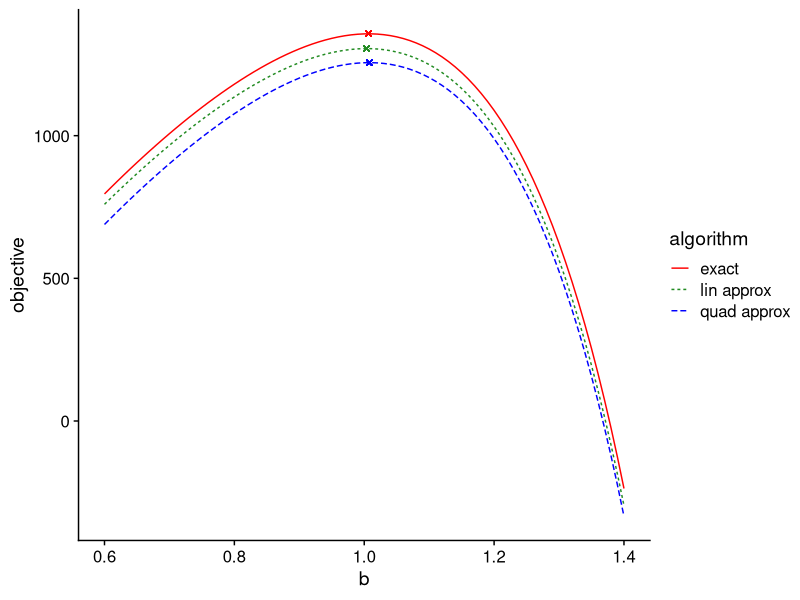
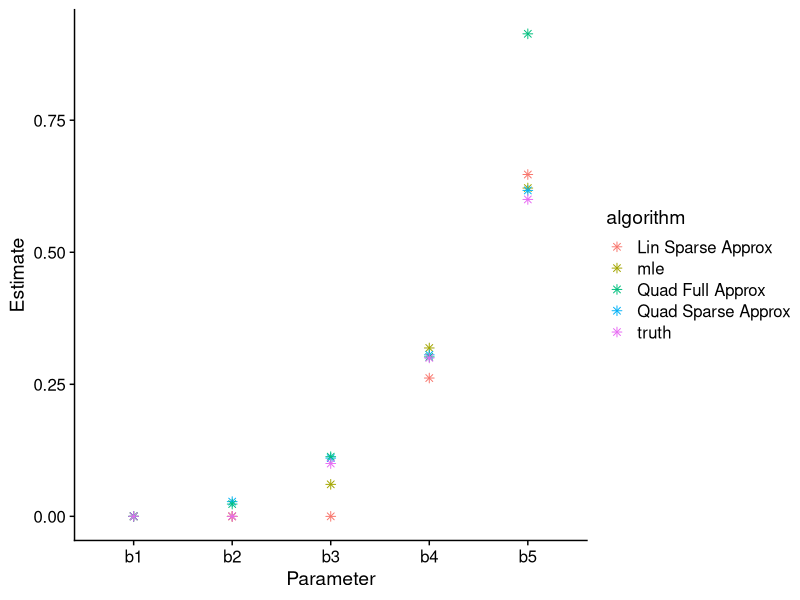

Source code (R) for these figures, in order:
## ---- chunk 1
get_sparse_term_loglik <- function(y_nz, X_nz, b) {
  
  sum(
    y_nz * log(exp(X_nz %*% b) - 1)
  )
  
}

get_exp_term_loglik_exact <- function(X, b) {
  
  -sum(exp(X %*% b))
  
}

get_exp_term_loglik_lin_approx <- function(X, b, a1) {
  
  -a1 * sum(colSums(X) * b)
  
}

get_exp_term_loglik_quad_approx <- function(X, b, a1, a2) {
  
  get_exp_term_loglik_lin_approx(X, b, a1) - a2 * (
    t(b) %*% crossprod(X) %*% b
  )
  
}
## ---- chunk 2
# exact log-likelihood for regression
get_exact_loglik <- function(b, X, y) {
  
  y_nz_idx <- which(y != 0)
  ll <- get_sparse_term_loglik(
    y[y_nz_idx], X[y_nz_idx, , drop = FALSE], b
  ) + get_exp_term_loglik_exact(X, b)
  return(ll)
  
}

# log-likelihood approximating only sparse terms with linear approximation
get_lin_sparse_approx_loglik <- function(b, X, y, a1) {
  
  y_nz_idx <- which(y != 0)
  y_z_idx <- which(y == 0)
  ll <- get_sparse_term_loglik(
    y[y_nz_idx], X[y_nz_idx, , drop = FALSE], b
  ) + get_exp_term_loglik_exact(
    X[y_nz_idx, , drop = FALSE], b
  ) + get_exp_term_loglik_lin_approx(
    X[y_z_idx, , drop = FALSE], b, a1
  )
  return(ll)
  
}

# log-likelihood approximating only sparse terms with quadratic approximation
get_quad_sparse_approx_loglik <- function(b, X, y, a1, a2) {
  
  y_nz_idx <- which(y != 0)
  y_z_idx <- which(y == 0)
  ll <- get_sparse_term_loglik(
    y[y_nz_idx], X[y_nz_idx, , drop = FALSE], b
  ) + get_exp_term_loglik_exact(
    X[y_nz_idx, , drop = FALSE], b
  ) + get_exp_term_loglik_quad_approx(
    X[y_z_idx, , drop = FALSE], b, a1, a2
  )
  return(ll)
  
}

# log-likelihood approximating ALL terms with quadratic approximation
get_quad_full_approx_loglik <- function(b, X, y, a1, a2) {
  
  y_nz_idx <- which(y != 0)
  ll <- get_sparse_term_loglik(
    y[y_nz_idx], X[y_nz_idx, , drop = FALSE], b
  ) + get_exp_term_loglik_quad_approx(
    X, b, a1, a2
  )
  return(ll)
  
}
## ---- chunk 3
set.seed(1)
n <- 300
p <- 1

x <- numeric(n)
x[1:225] <- abs(rnorm(n = 225, sd = .25))
x[226:300] <- abs(rnorm(n = 75, sd = 1.75))
b <- matrix(data = 1)
X <- matrix(data = x, ncol = 1)

lambda <- exp(X %*% b) - 1
y <- rpois(n, lambda)
## ---- chunk 4
exact_sol <- optimize(
  get_exact_loglik,
  lower = 0,
  upper = 10,
  maximum = TRUE,
  X = X,
  y = y
)$maximum

# now, need to determine the lengths of the approximation intervals
approx_poly <- pracma::polyApprox(
  exp,
  a = 0,
  b = log(5),
  n = 1
)

a0_linear <- approx_poly$p[2]
a1_linear <- approx_poly$p[1]

lin_sparse_approx_sol <- optimize(
  get_lin_sparse_approx_loglik,
  lower = 0,
  upper = 10,
  maximum = TRUE,
  X = X,
  y = y,
  a1 = a1_linear
)$maximum

approx_poly <- pracma::polyApprox(
  exp,
  a = 0,
  b = log(8),
  n = 2
)

a0_quad <- approx_poly$p[3]
a1_quad <- approx_poly$p[2]
a2_quad <- approx_poly$p[1]

quad_sparse_approx_sol <- optimize(
  get_quad_sparse_approx_loglik,
  lower = 0,
  upper = 10,
  maximum = TRUE,
  X = X,
  y = y,
  a1 = a1_quad,
  a2 = a2_quad
)$maximum

approx_poly <- pracma::polyApprox(
  exp,
  a = 1.75,
  b = log(10),
  n = 2
)

a1_quad_full <- approx_poly$p[2]
a2_quad_full <- approx_poly$p[1]

quad_full_approx_sol <- optimize(
  get_quad_full_approx_loglik,
  lower = 0,
  upper = 10,
  maximum = TRUE,
  X = X,
  y = y,
  a1 = a1_quad_full,
  a2 = a2_quad_full
)$maximum

## ---- chunk 5
b_interval <- seq(0.6, 1.4, .01)

b_exact_obj <- c()

for (b in b_interval) {
  
  b_exact_obj <- c(
    b_exact_obj, 
    get_exact_loglik(b, X, y)
  )
  
}

b_quad_obj <- c()

for (b in b_interval) {
  
  b_quad_obj <- c(
    b_quad_obj, 
    get_quad_sparse_approx_loglik(
      b, X, y, a1_quad, a2_quad
    )
  )
  
}

b_lin_obj <- c()

for (b in b_interval) {
  
  b_lin_obj <- c(
    b_lin_obj, 
    get_lin_sparse_approx_loglik(
      b, X, y, a1_linear
    )
  )
  
}

lik_df <- data.frame(
  b = rep(b_interval, 3),
  objective = c(
    b_exact_obj,
    b_quad_obj - n * a0_quad,
    b_lin_obj - n * a0_linear
  ),
  algorithm = c(
    rep("exact", length(b_interval)),
    rep("quad approx", length(b_interval)),
    rep("lin approx", length(b_interval))
  )
)

## ---- chunk 6
library(ggplot2)

ggplot(data = lik_df) +
  geom_line(aes(x = b, y = objective, color = algorithm, linetype = algorithm)) + 
  geom_point(
    aes(
      x = quad_sparse_approx_sol,
      y = get_quad_sparse_approx_loglik(
        quad_sparse_approx_sol, X, y, a1_quad, a2_quad
      ) - n * a0_quad,
    ),
    color = "blue",
    shape = 4
  ) + 
    geom_point(
    aes(
      x = lin_sparse_approx_sol,
      y = get_lin_sparse_approx_loglik(
        lin_sparse_approx_sol, X, y, a1_linear
      ) - n * a0_linear,
    ),
    color = "forestgreen",
    shape = 4
  ) + 
      geom_point(
    aes(
      x = exact_sol,
      y = get_exact_loglik(
        exact_sol, X, y
      ),
    ),
    color = "red",
    shape = 4
  ) +
  scale_color_manual(
    values = c("red", "forestgreen", "blue")
  ) + cowplot::theme_cowplot()
  

## ---- chunk 7
set.seed(1)
n <- 500
p <- 5

X <- matrix(
  data = 0, nrow = n, ncol = p
)

X[, 1] <- abs(rnorm(n, sd = .5))
X[, 2] <- abs(rnorm(n, sd = 1))
X[, 3] <- rexp(n, rate = 3)
X[, 4] <- rgamma(n, shape = 3, rate = 3)
X[1:460, 5] <- abs(rnorm(460, sd = .01))
X[461:500, 5] <- rexp(40, 1)

b <- c(0, 0, .1, .3, .6)

lambda <- exp(X %*% b) - 1
y <- rpois(n, lambda)
## ---- chunk 8
init = abs(rnorm(5))

exact_sol <- optim(
  par = init,
  fn = get_exact_loglik,
  X = X,
  y = y,
  lower = rep(0, 5),
  control = list(fnscale = -1),
  method = "L-BFGS-B"
)$par

# now, need to determine the lengths of the approximation intervals
approx_poly <- pracma::polyApprox(
  exp,
  a = 0,
  b = log(5),
  n = 1
)

a0_linear <- approx_poly$p[2]
a1_linear <- approx_poly$p[1]

lin_sparse_approx_sol <- optim(
  par = init,
  fn = get_lin_sparse_approx_loglik,
  X = X,
  y = y,
  a1 = a1_linear,
  lower = rep(0, 5),
  control = list(fnscale = -1),
  method = "L-BFGS-B"
)$par


approx_poly <- pracma::polyApprox(
  exp,
  a = 0,
  b = log(8),
  n = 2
)

a0_quad <- approx_poly$p[3]
a1_quad <- approx_poly$p[2]
a2_quad <- approx_poly$p[1]

quad_sparse_approx_sol <- optim(
  par = init,
  fn = get_quad_sparse_approx_loglik,
  X = X,
  y = y,
  a1 = a1_quad,
  a2 = a2_quad,
  lower = rep(0, 5),
  control = list(fnscale = -1),
  method = "L-BFGS-B"
)$par

approx_poly <- pracma::polyApprox(
  exp,
  a = 0,
  b = log(8),
  n = 2
)

a1_quad_full <- approx_poly$p[2]
a2_quad_full <- approx_poly$p[1]

quad_full_approx_sol <- optim(
  par = init,
  fn = get_quad_full_approx_loglik,
  X = X,
  y = y,
  a1 = a1_quad,
  a2 = a2_quad,
  lower = rep(0, 5),
  control = list(fnscale = -1),
  method = "L-BFGS-B"
)$par
## ---- chunk 9
ests_df <- data.frame(
  param = as.factor(rep(c("b1", "b2", "b3", "b4", "b5"), 5)),
  est = c(
    exact_sol,
    lin_sparse_approx_sol,
    quad_sparse_approx_sol,
    quad_full_approx_sol,
    b
  ), 
  algorithm = c(
    rep("mle", 5),
    rep("Lin Sparse Approx", 5),
    rep("Quad Sparse Approx", 5),
    rep("Quad Full Approx", 5),
    rep("truth", 5)
  )
)
## ---- chunk 10
ggplot(data = ests_df) +
  geom_point(
    aes(x = param, y = est, color = algorithm), shape = 8, size = 2
  ) +
  xlab("Parameter") +
  ylab("Estimate") +
  cowplot::theme_cowplot()
## ---- chunk 11
set.seed(1)
n <- 5000
p <- 10
X <- matrix(
  data = abs(rnorm(n * p, sd = .15)),
  nrow = n,
  ncol = p
)
b <- abs(rnorm(p, sd = 0.75))
b[c(1, 2, 3, 4, 7, 8, 10)] <- 0
lambda <- exp(X %*% b) - 1
y <- rpois(n, lambda)
init <- abs(rnorm(p, sd = 0.5))

approx_poly <- pracma::polyApprox(
  exp,
  a = 0,
  b = log(5),
  n = 1
)

a0_linear <- approx_poly$p[2]
a1_linear <- approx_poly$p[1]

lin_sparse_approx_sol <- optim(
  par = init,
  fn = get_lin_sparse_approx_loglik,
  X = X,
  y = y,
  a1 = a1_linear,
  lower = rep(0, 5),
  control = list(fnscale = -1),
  method = "L-BFGS-B"
)$par

approx_poly <- pracma::polyApprox(
  exp,
  a = 0,
  b = log(8),
  n = 2
)

a0_quad <- approx_poly$p[3]
a1_quad <- approx_poly$p[2]
a2_quad <- approx_poly$p[1]

quad_sparse_approx_sol <- optim(
  par = init,
  fn = get_quad_sparse_approx_loglik,
  X = X,
  y = y,
  a1 = a1_quad,
  a2 = a2_quad,
  lower = rep(0, 5),
  control = list(fnscale = -1),
  method = "L-BFGS-B"
)$par

approx_poly <- pracma::polyApprox(
  exp,
  a = 0,
  b = log(8),
  n = 2
)

a1_quad_full <- approx_poly$p[2]
a2_quad_full <- approx_poly$p[1]

quad_full_approx_sol <- optim(
  par = init,
  fn = get_quad_full_approx_loglik,
  X = X,
  y = y,
  a1 = a1_quad,
  a2 = a2_quad,
  lower = rep(0, 5),
  control = list(fnscale = -1),
  method = "L-BFGS-B"
)$par
